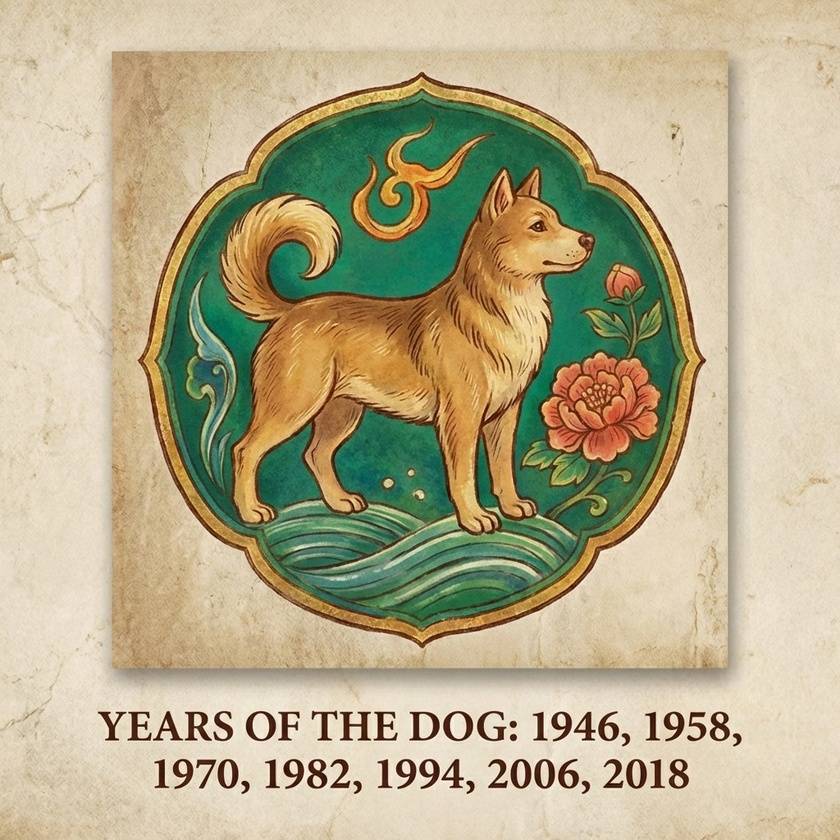
#> input picture zodiac-images/dog.jpeg, 840 x 840 px, shrunk from 1024 x 1024 before the run; its folder holds only this picture in this run
$ python -i watermark_zodiac_images.py   (imports and definitions only)
#> lines starting #> are read from the running program, lines starting #| are printed output that depends on the picture
#!/usr/bin/env python3
"""
Watermark Zodiac Badge Images for FREE Page

This script takes the original zodiac badge images and creates watermarked
"proof" versions for use on the FREE page. This prevents users from downloading
clean images by right-clicking or long-pressing.

Usage:
    python scripts/watermark_zodiac_images.py

Requirements:
    pip install Pillow
"""

import os
from PIL import Image, ImageDraw, ImageFont
import math

# Configuration
SOURCE_DIR = "public/assets/zodiac-badges"
OUTPUT_DIR = "public/assets/zodiac-badges-free"
WATERMARK_TEXT = "FREE ORACLE • redhorseoracle.com"

# Watermark styling
WATERMARK_OPACITY = 100  # 0-255 (100 = ~40% visible)
WATERMARK_ANGLE = -30  # Diagonal angle in degrees
WATERMARK_SPACING = 150  # Pixels between watermark repetitions
FONT_SIZE = 28


def create_watermarked_image(input_path, output_path):
    """
    Add tiled diagonal watermark to an image.
    """
#> called with input_path = '../zodiac-images/dog.jpeg', output_path = 'out.png'
    try:
        # Open the original image
        original = Image.open(input_path).convert("RGBA")
        width, height = original.size
#> width = 840; height = 840

        # Create a transparent overlay for the watermark
        watermark_layer = Image.new("RGBA", (width, height), (0, 0, 0, 0))
#> watermark_layer: PIL image 840x840 RGBA; every value is 0
        draw = ImageDraw.Draw(watermark_layer)

        # Try to use a nice font, fall back to default if not available
        try:
            font = ImageFont.truetype("/usr/share/fonts/truetype/dejavu/DejaVuSans-Bold.ttf", FONT_SIZE)
        except:
            try:
                font = ImageFont.truetype("/System/Library/Fonts/Helvetica.ttc", FONT_SIZE)
            except:
                try:
                    font = ImageFont.truetype("C:\\Windows\\Fonts\\arial.ttf", FONT_SIZE)
                except:
                    font = ImageFont.load_default()

        # Get text size for spacing calculations
        bbox = draw.textbbox((0, 0), WATERMARK_TEXT, font=font)
#> bbox = (0, 5, 565, 26)
        text_width = bbox[2] - bbox[0]
#> text_width = 565
        text_height = bbox[3] - bbox[1]
#> text_height = 21

        # Create a larger canvas for rotation (to avoid clipping)
        diagonal = int(math.sqrt(width**2 + height**2))
#> diagonal = 1187
        temp_layer = Image.new("RGBA", (diagonal * 2, diagonal * 2), (0, 0, 0, 0))
#> temp_layer: PIL image 2374x2374 RGBA; every value is 0
        temp_draw = ImageDraw.Draw(temp_layer)

        # Draw tiled watermark text
        y = 0
        row = 0
        while y < diagonal * 2:
            x = -text_width if row % 2 == 0 else -text_width // 2  # Offset alternate rows
            while x < diagonal * 2:
                # White text with specified opacity
                temp_draw.text(
                    (x, y),
                    WATERMARK_TEXT,
                    font=font,
                    fill=(255, 255, 255, WATERMARK_OPACITY)
                )
                x += text_width + WATERMARK_SPACING
            y += text_height + WATERMARK_SPACING
            row += 1
#> this loop made 14 passes
#> y on passes 1 to 12: 171, 342, 513, 684, 855, 1026, 1197, 1368, 1539, 1710, 1881, 2052
#> after the loop, row = 14; y = 2394

        # Rotate the watermark layer
        temp_layer = temp_layer.rotate(WATERMARK_ANGLE, resample=Image.BICUBIC, expand=False)

        # Crop to original size (centered)
        center_x = temp_layer.width // 2
#> center_x = 1187
        center_y = temp_layer.height // 2
#> center_y = 1187
        left = center_x - width // 2
#> left = 767
        top = center_y - height // 2
#> top = 767
        temp_layer = temp_layer.crop((left, top, left + width, top + height))
#> temp_layer: PIL image 840x840 RGBA

        # Composite the watermark onto the original
        watermarked = Image.alpha_composite(original, temp_layer)
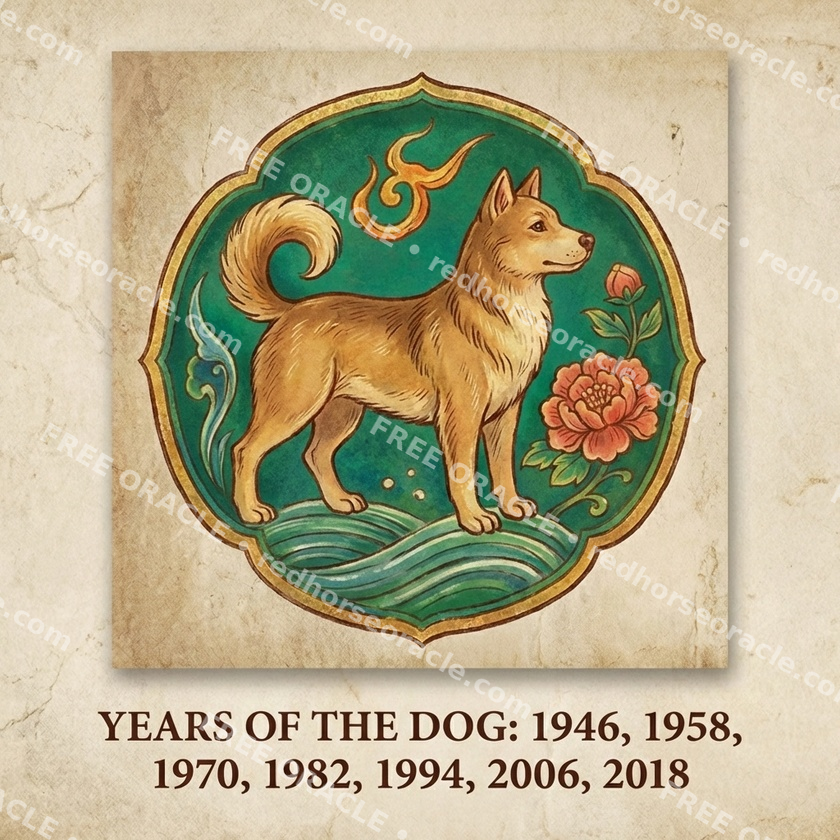
#> watermarked: PIL image 840x840 RGBA; mean R, G, B, A 183.5, 174.3, 141.9, 255

        # Convert back to RGB for JPEG output
        if output_path.lower().endswith('.jpeg') or output_path.lower().endswith('.jpg'):
            watermarked = watermarked.convert("RGB")

        # Save the watermarked image
        watermarked.save(output_path, quality=90)
        return True

    except Exception as e:
        print(f"  ERROR: {e}")
        return False


# [49 lines left out: function main, not called in this run]


# [2 lines not run here, left out]

>>> result = create_watermarked_image('../zodiac-images/dog.jpeg', 'out.png')

$ run again, on zodiac-images/dragon.jpeg
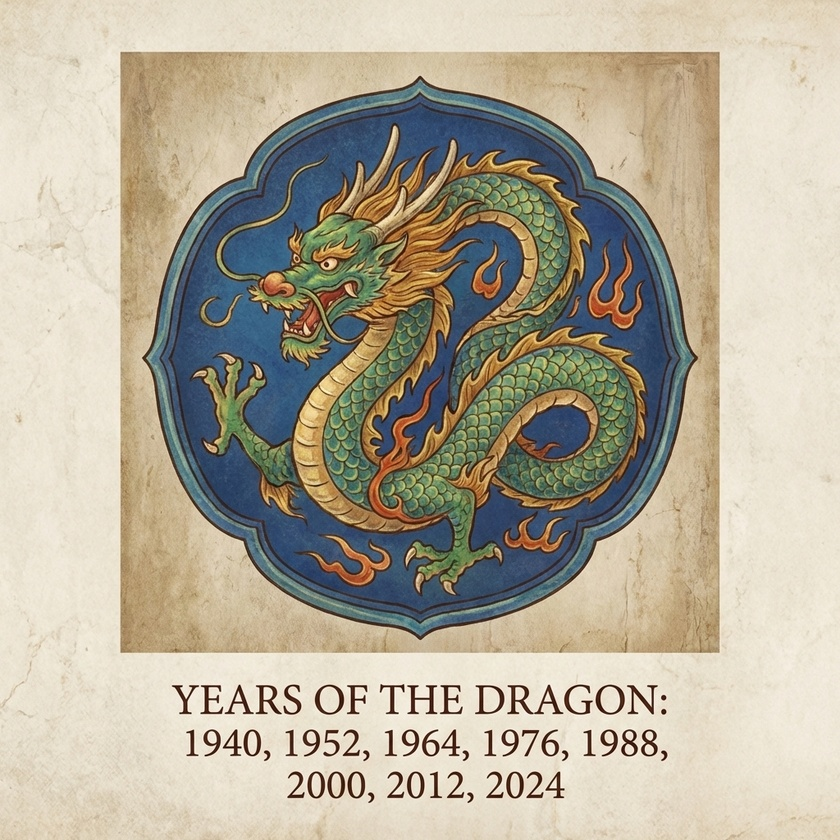
#> input picture zodiac-images/dragon.jpeg, 840 x 840 px, shrunk from 1024 x 1024 before the run
#> watermark_layer: PIL image 840x840 RGBA; every value is 0
#> bbox = (0, 5, 565, 26)
#> text_width = 565
#> text_height = 21
#> the loop in create_watermarked_image, `while y < diagonal * 2:` made 14 passes
#> y on passes 1 to 8: 171, 342, 513, 684, 855, 1026, 1197, 1368
#> after the loop in create_watermarked_image, `while y < diagonal * 2:`: row = 14; y = 2394
#> in create_watermarked_image, `watermarked = Image.alpha_composite(original, temp_layer)`:
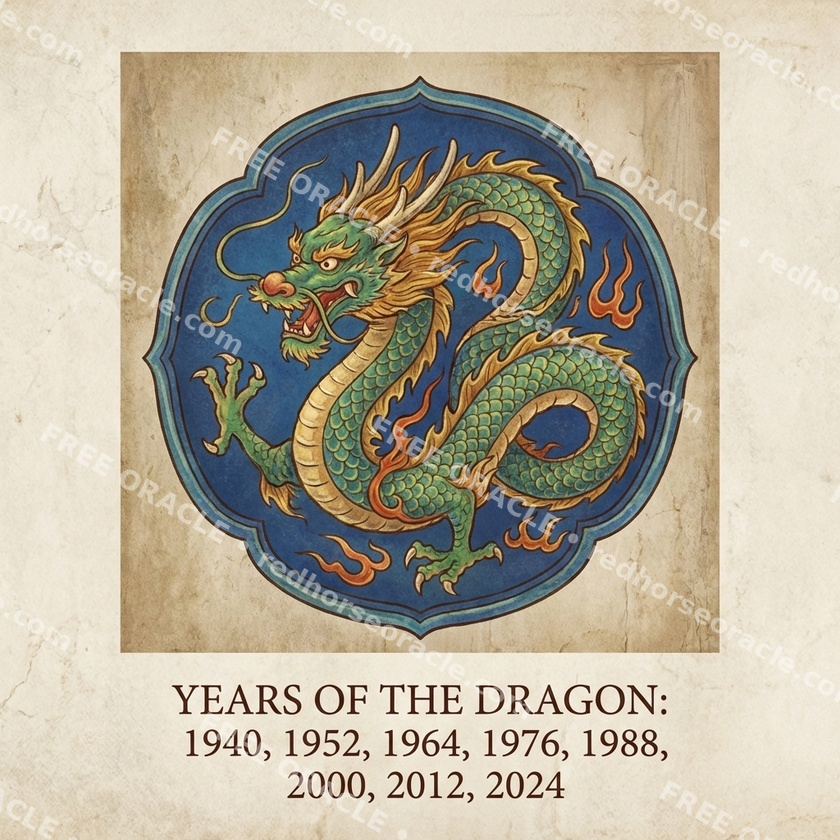
#> watermarked: PIL image 840x840 RGBA; mean R, G, B, A 181.3, 174, 156.1, 255

$ run again, on zodiac-images/goat.jpeg
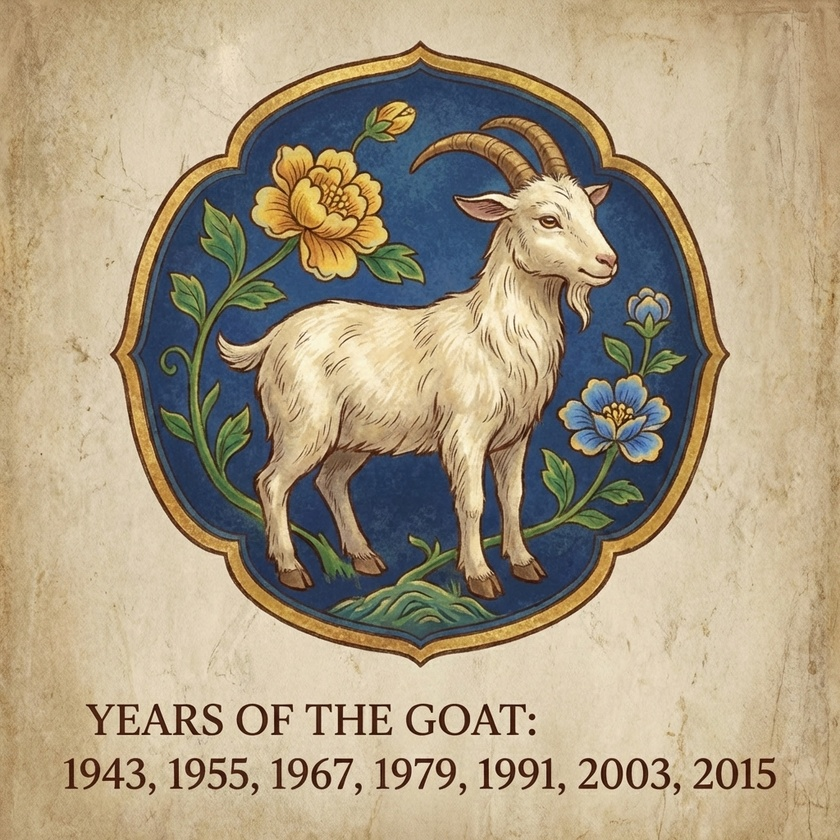
#> input picture zodiac-images/goat.jpeg, 840 x 840 px, shrunk from 1024 x 1024 before the run
#> watermark_layer: PIL image 840x840 RGBA; every value is 0
#> bbox = (0, 5, 565, 26)
#> text_width = 565
#> text_height = 21
#> the loop in create_watermarked_image, `while y < diagonal * 2:` made 14 passes
#> y on passes 1 to 8: 171, 342, 513, 684, 855, 1026, 1197, 1368
#> after the loop in create_watermarked_image, `while y < diagonal * 2:`: row = 14; y = 2394
#> in create_watermarked_image, `watermarked = Image.alpha_composite(original, temp_layer)`:
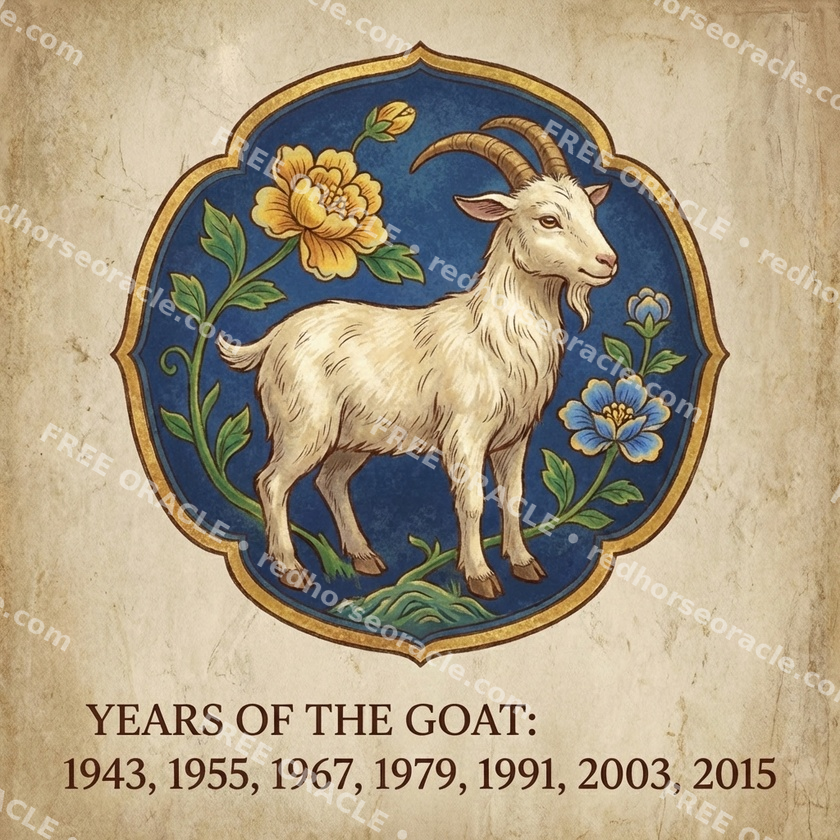
#> watermarked: PIL image 840x840 RGBA; mean R, G, B, A 170.5, 157, 132.1, 255

$ run again, on zodiac-images/horse.jpeg
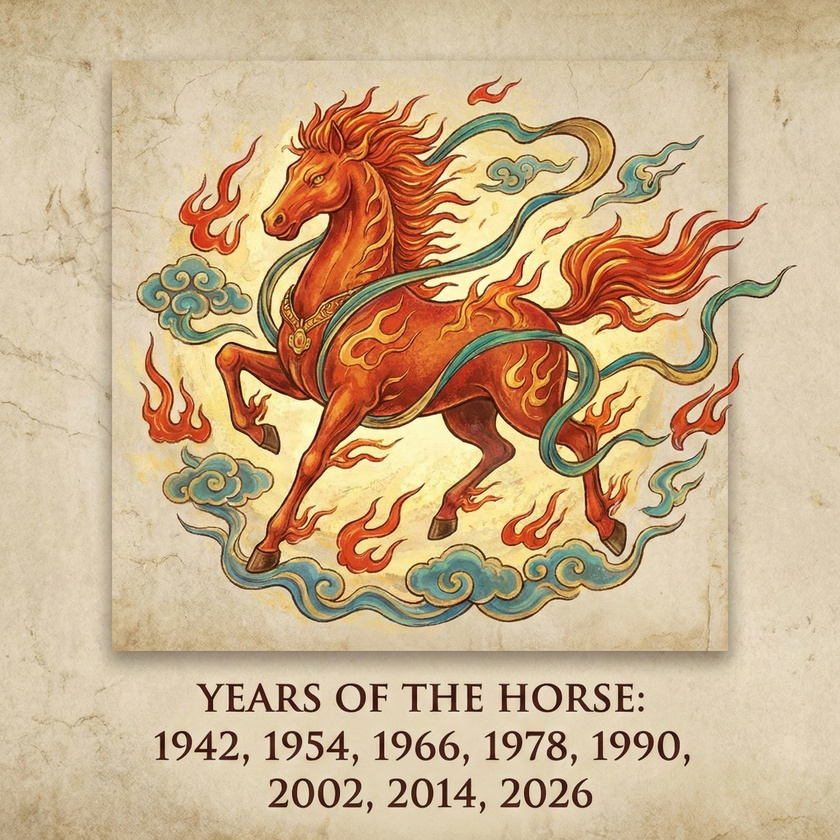
#> input picture zodiac-images/horse.jpeg, 840 x 840 px, shrunk from 2048 x 2048 before the run
#> watermark_layer: PIL image 840x840 RGBA; every value is 0
#> bbox = (0, 5, 565, 26)
#> text_width = 565
#> text_height = 21
#> the loop in create_watermarked_image, `while y < diagonal * 2:` made 14 passes
#> y on passes 1 to 8: 171, 342, 513, 684, 855, 1026, 1197, 1368
#> after the loop in create_watermarked_image, `while y < diagonal * 2:`: row = 14; y = 2394
#> in create_watermarked_image, `watermarked = Image.alpha_composite(original, temp_layer)`:
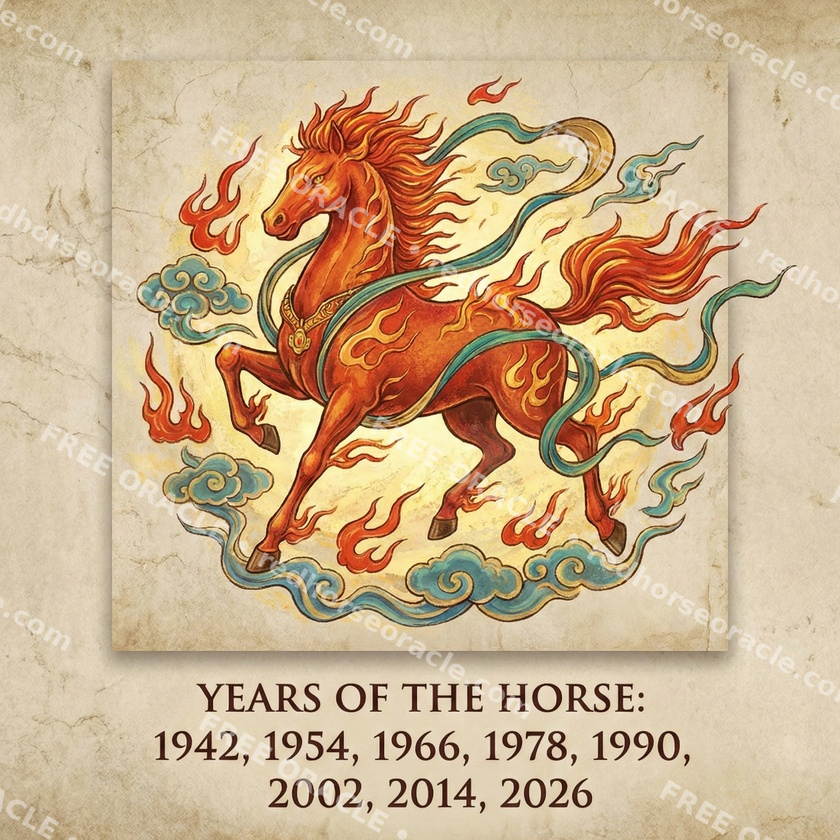
#> watermarked: PIL image 840x840 RGBA; mean R, G, B, A 204.3, 177.3, 142.9, 255
